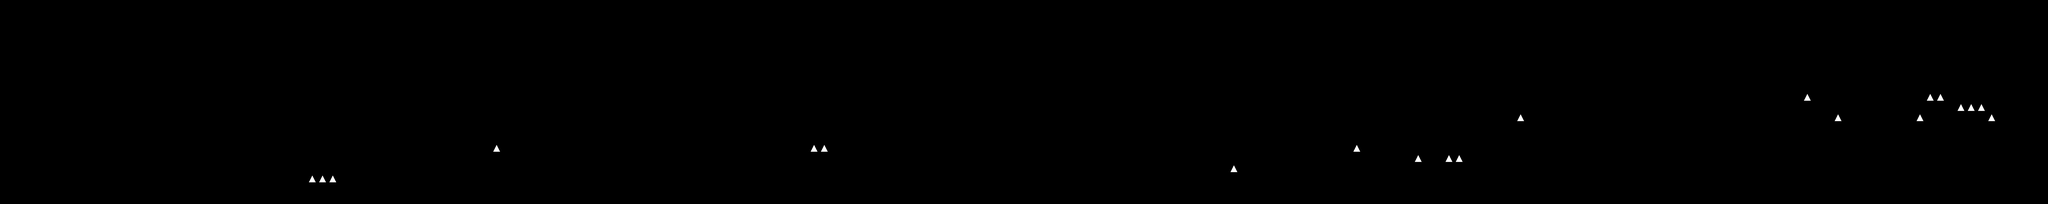

A 2D game scene composited from a Tiled map and its tileset images. What follows is a short description and the map's XML, with each tile layer's data collapsed to a summary:
An orthogonal 200x20 tile map with 32x32 px tiles, 2 tile layers (tileLayer, hazardLayer) and 127 objects (48x color, 42x coin, 11x staticshooter, 4x flyer, 3x jumper, ...).

<map version="1.0" orientation="orthogonal" renderorder="right-down" width="200" height="20" tilewidth="32" tileheight="32" nextobjectid="228">
 <tileset firstgid="1" name="worlds" tilewidth="32" tileheight="32" spacing="8" margin="4" tilecount="9" columns="9">
  <image source="tiles.png" width="360" height="40" />
 </tileset>
 <layer name="tileLayer" width="200" height="20">
  <data>[4000 cells, 535 non-empty, 8 distinct tile ids]</data>
 </layer>
 <objectgroup name="gameObjects">
  <object id="1" name="player" x="64" y="512" width="32" height="64" />
  <object id="2" name="walker" x="576" y="512" width="32" height="64" />
  <object id="3" name="staticshooter" x="1376" y="256" width="32" height="64" />
  <object id="4" name="walker" x="320" y="512" width="32" height="64" />
  <object id="5" name="staticshooter" x="1728" y="320" width="32" height="64" />
  <object id="7" name="jumper" x="3712" y="480" width="32" height="64" />
  <object id="10" name="jumper" x="4832" y="256" width="32" height="64" />
  <object id="11" name="staticshooter" x="5696" y="256" width="32" height="64" />
  <object id="13" name="flyer" x="2944" y="352" width="32" height="64" />
  <object id="14" name="flyer" x="3392" y="384" width="32" height="64" />
  <object id="15" name="staticshooter" x="4128" y="416" width="32" height="64" />
  <object id="16" name="staticshooter" x="4608" y="384" width="32" height="64" />
  <object id="17" name="staticshooter" x="4992" y="256" width="32" height="64" />
  <object id="21" name="powerup" x="3328" y="448" width="32" height="32" />
  <object id="24" name="exit" x="6336" y="288" width="64" height="96" />
  <object id="72" name="coin" x="4128" y="416" width="32" height="32" />
  <object id="73" name="coin" x="4096" y="416" width="32" height="32" />
  <object id="96" name="coin" x="2048" y="384" width="32" height="32" />
  <object id="97" name="coin" x="2080" y="416" width="32" height="32" />
  <object id="98" name="coin" x="2048" y="448" width="32" height="32" />
  <object id="99" name="coin" x="2016" y="416" width="32" height="32" />
  <object id="108" name="coin" x="2432" y="128" width="32" height="32" />
  <object id="109" name="coin" x="2464" y="128" width="32" height="32" />
  <object id="110" name="coin" x="2496" y="128" width="32" height="32" />
  <object id="111" name="coin" x="2528" y="128" width="32" height="32" />
  <object id="112" name="staticshooter" x="2560" y="128" width="32" height="64" />
  <object id="137" name="jumper" x="6304" y="320" width="32" height="64" />
  <object id="138" name="staticshooter" x="5952" y="320" width="32" height="64" />
  <object id="143" name="coin" x="4576" y="160" width="32" height="32" />
  <object id="145" name="coin" x="4608" y="160" width="32" height="32" />
  <object id="146" name="coin" x="5056" y="256" width="32" height="32" />
  <object id="147" name="coin" x="5024" y="256" width="32" height="32" />
  <object id="148" name="coin" x="5280" y="256" width="32" height="32" />
  <object id="149" name="coin" x="5312" y="256" width="32" height="32" />
  <object id="150" name="coin" x="5152" y="256" width="32" height="32" />
  <object id="151" name="coin" x="5184" y="256" width="32" height="32" />
  <object id="153" name="coin" x="5408" y="256" width="32" height="32" />
  <object id="154" name="coin" x="5440" y="256" width="32" height="32" />
  <object id="159" name="coin" x="5792" y="320" width="32" height="32" />
  <object id="160" name="coin" x="5856" y="288" width="32" height="32" />
  <object id="161" name="coin" x="5824" y="288" width="32" height="32" />
  <object id="162" name="coin" x="5888" y="288" width="32" height="32" />
  <object id="163" name="coin" x="5920" y="320" width="32" height="32" />
  <object id="113" name="coin" x="2848" y="96" width="32" height="32" />
  <object id="114" name="coin" x="2880" y="96" width="32" height="32" />
  <object id="115" name="coin" x="2816" y="96" width="32" height="32" />
  <object id="116" name="coin" x="3008" y="384" width="32" height="32" />
  <object id="117" name="coin" x="2880" y="256" width="32" height="32" />
  <object id="118" name="coin" x="2944" y="320" width="32" height="32" />
  <object id="119" name="coin" x="2912" y="96" width="32" height="32" />
  <object id="120" name="coin" x="2944" y="96" width="32" height="32" />
  <object id="121" name="coin" x="2976" y="96" width="32" height="32" />
  <object id="124" name="coin" x="4000" y="224" width="32" height="32" />
  <object id="125" name="coin" x="4032" y="224" width="32" height="32" />
  <object id="126" name="coin" x="4064" y="224" width="32" height="32" />
  <object id="127" name="coin" x="4096" y="224" width="32" height="32" />
  <object id="128" name="coin" x="4128" y="224" width="32" height="32" />
  <object id="129" name="coin" x="4000" y="416" width="32" height="32" />
  <object id="130" name="coin" x="4032" y="416" width="32" height="32" />
  <object id="131" name="coin" x="4064" y="416" width="32" height="32" />
  <object id="194" name="staticshooter" x="2688" y="352" width="32" height="64" />
  <object id="195" name="staticshooter" x="4096" y="224" width="32" height="64" />
  <object id="196" name="flyer" x="4480" y="352" width="32" height="64" />
  <object id="197" name="flyer" x="1824" y="384" width="32" height="64" />
  <object id="199" name="spike" x="2496" y="320" width="32" height="32" />
  <object id="200" name="spike" x="2976" y="224" width="32" height="32" />
  <object id="201" name="spike" x="4608" y="288" width="32" height="32" />
  <object id="221" name="staticshooter" x="4800" y="256" width="32" height="64" />
  <object id="222" name="house2" x="3200" y="256" width="288" height="256" />
  <object id="223" name="house1" x="4352" y="224" width="288" height="256" />
 </objectgroup>
 <layer name="hazardLayer" width="200" height="20">
  <data>[4000 cells, 22 non-empty, 2 distinct tile ids]</data>
 </layer>
 <objectgroup name="colors">
  <object id="2" name="color" x="0" y="576" width="672" height="64" />
  <object id="7" name="color" x="1824" y="448" width="128" height="192" />
  <object id="8" name="color" x="1600" y="384" width="160" height="288" />
  <object id="13" name="color" x="2368" y="192" width="256" height="128" />
  <object id="14" name="color" x="2752" y="320" width="128" height="64" />
  <object id="15" name="color" x="2816" y="160" width="192" height="64" />
  <object id="16" name="color" x="2880" y="384" width="64" height="64" />
  <object id="17" name="color" x="2944" y="448" width="64" height="64" />
  <object id="18" name="color" x="3008" y="512" width="64" height="64" />
  <object id="19" name="color" x="3456" y="352" width="128" height="96" />
  <object id="20" name="color" x="3136" y="512" width="384" height="64" />
  <object id="21" name="color" x="3968" y="480" width="288" height="160" />
  <object id="22" name="color" x="4352" y="512" width="96" height="128" />
  <object id="34" name="house1" x="3648" y="352" width="320" height="192" />
  <object id="40" name="tree2" x="1632" y="320" width="64" height="64" />
  <object id="42" name="tree0" x="2400" y="128" width="64" height="64" />
  <object id="43" name="tree3" x="3488" y="288" width="64" height="64" />
  <object id="54" name="color" x="2112" y="384" width="128" height="128" />
  <object id="56" name="color" x="2016" y="480" width="192" height="192" />
  <object id="58" name="color" x="3488" y="544" width="256" height="96" />
  <object id="164" name="color" x="4672" y="384" width="96" height="256" />
  <object id="165" name="color" x="4576" y="448" width="160" height="192" />
  <object id="166" name="color" x="4960" y="320" width="64" height="128" />
  <object id="167" name="color" x="5216" y="320" width="64" height="64" />
  </objectgroup>
 <objectgroup name="background">
  <!-- 3 objects omitted --></objectgroup>
</map>
<!-- 33 of 127 objects omitted -->
